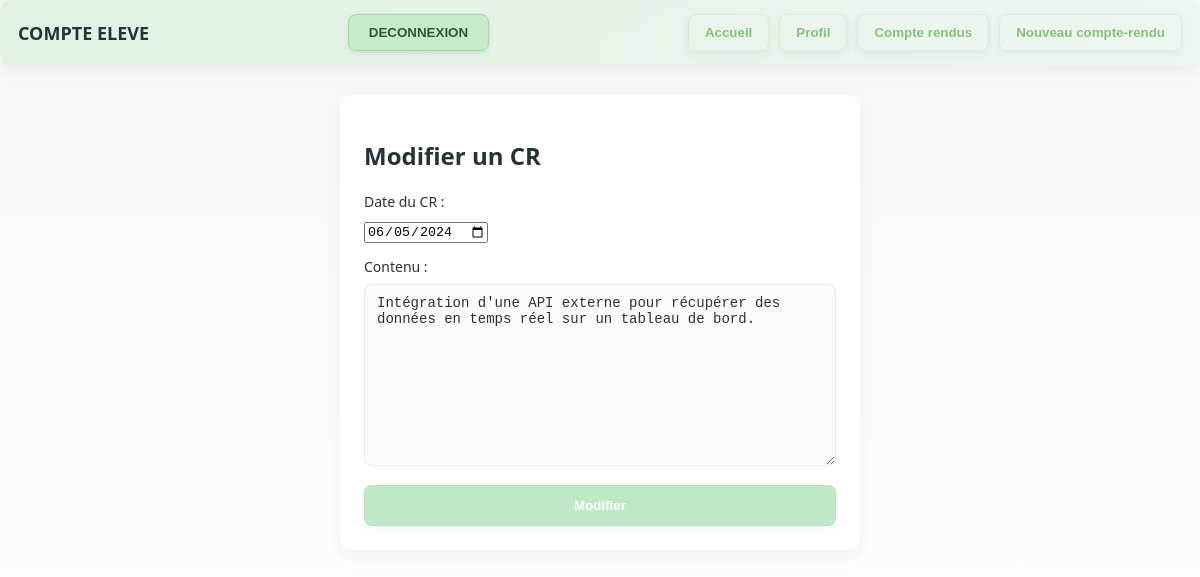
The page /ccr.php?id=10 (signed in) on the database its author committed.
### tables this page shows
CREATE TABLE `cr` (
  `num` bigint(20) NOT NULL,
  `date` date DEFAULT NULL,
  `description` text,
  `vu` tinyint(1) DEFAULT NULL,
  `datetime` datetime DEFAULT NULL,
  `num_utilisateur` int(11) DEFAULT NULL
);

### ccr.php (the view, shortened to what this page needs)
<!DOCTYPE html>
<html lang="fr">
<head>
    <link rel="stylesheet" href="style.css">
</head>
<body>
<?php
if (isset($_SESSION["login"])) {
    if ($_SESSION["type"] == 0) {
        include '_menuEleve.php';
        if (isset($_GET["id"])) {
            $idCR = $_GET["id"];
            $iduser = $_SESSION["id"];
            $connexion = mysqli_connect($serveurBDD, $userBDD, $mdpBDD, $nomBDD);
            $requete = "SELECT * FROM cr WHERE num = '$idCR' AND num_utilisateur = $iduser";
            $resultat = mysqli_query($connexion, $requete);
            if ($donnees = mysqli_fetch_assoc($resultat)) {
                $date = $donnees['date'];
                $description = $donnees['description'];
                ?>
                <section id="formulaire" class="form-container">
                    <h2>Modifier un CR</h2>
                    <form action="cr.php" method="post">
                        <div class="form-group">
                            <label>Date du CR :</label>
                            <input type="date" name="date" value="<?php echo $date ?>" required>
                        </div>
                        <div class="form-group">
                            <label>Contenu :</label>
                            <textarea name="contenu" rows="10" required><?php echo $description ?></textarea>
                        </div>
                        <button type="submit" class="btn-submit" name="update">Modifier</button>
                    </form>
                </section>
                <?php
            } else {
                echo "<div class='message-erreur'>CR introuvable ou non autorisé.</div>";
            }
        }
    } else {
        include '_menuProf.php';
    }
}
?>
</body>
</html>

### style.css (style rules this page uses)
:root { --pastel: #BFE8C6; --pastel-dark: #88C07A; --bg: #F6F8F7; --card-bg: #FFFFFF; --muted: #98A9A0; --text: #263238; --accent: #DFEDE1; --danger: #DF6B4C; --shadow: 0 6px 18px rgba(38,50,56,0.06); --radius: 12px; --pad: 18px; --container-max: 1100px; }
* { box-sizing:border-box }
html,body { height:100%; margin:0; font-family: "Segoe UI", Roboto, "Helvetica Neue", Arial, sans-serif; background: linear-gradient(180deg, var(--bg) 0%, #FFFFFF 100%); color:var(--text); -webkit-font-smoothing:antialiased; -moz-osx-font-smoothing:grayscale; }
.btn-menu, .btn-submit, .btn-ghost { display:inline-block; border: none; padding: 10px 16px; border-radius:8px; cursor:pointer; font-weight:600; transition: transform .12s ease, box-shadow .12s ease; box-shadow: 0 3px 8px rgba(38,50,56,0.06); }
.btn-submit { width:100%; background:var(--pastel); color:#fff; border: 1px solid rgba(0,0,0,0.04); padding:12px 18px; }
.form-container { background: var(--card-bg); border-radius: var(--radius); padding: calc(var(--pad) + 6px); box-shadow: var(--shadow); max-width: 520px; margin: 0 auto 28px; }
.form-group { margin-bottom:14px; }
.form-group label { display:block; margin-bottom:8px; font-size:14px; color:var(--text); }
input[type="text"], input[type="password"], textarea, select { width:100%; padding:10px 12px; border-radius:8px; border:1px solid #e6e9e8; background:#fbfdfa; font-size:14px; color:var(--text); outline:none; transition: box-shadow .12s ease, border-color .12s ease; }

### rows shown on the page
cr: date "06/05/2024", contenu "Intégration d'une API externe pour récupérer des données en temps réel sur un tableau de bord."
